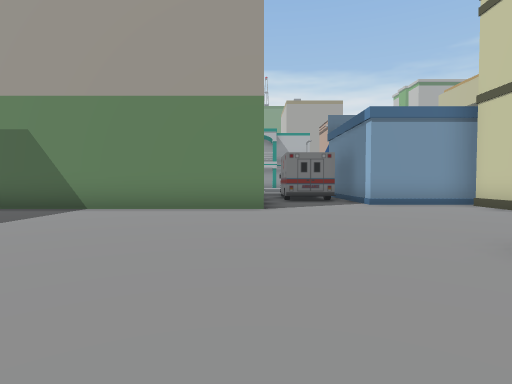
[1] (above)

24 first-person views from a walk through a 3-D level made in the Unity game engine. The camera is 1.2 m above the floor, tilts 2° down and sees 80° across. The floor is counted in squares, 2 m on a side. Each view is taken from the middle of a square. On the plan, view 1 faces up. The plan holds only what a view shows up to about 9 squares ahead; the rest is blank. The place goes on beyond the plan. Door leaves are left out, so doorways stand open. Some surface patterns are stand-ins.

[2]
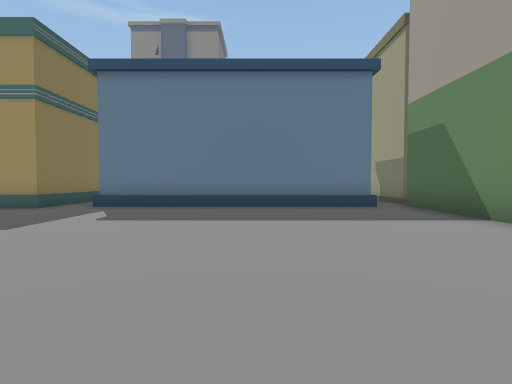

[3]
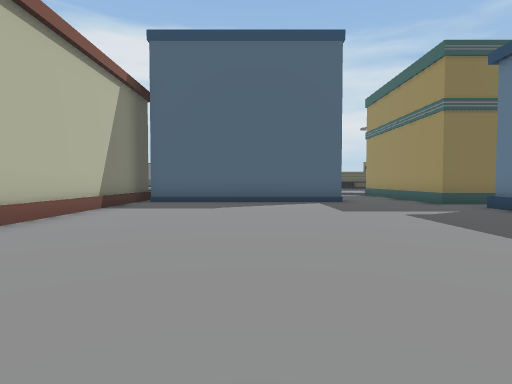

[4]
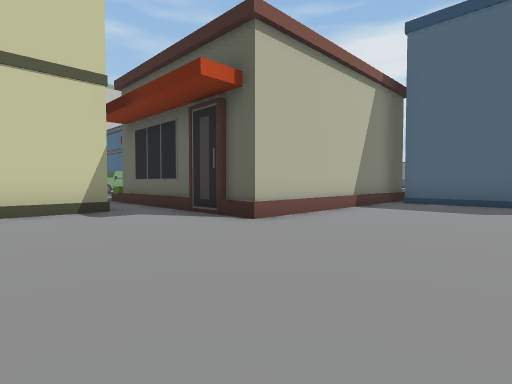

[5]
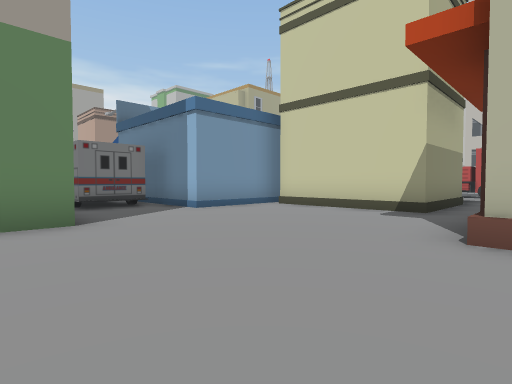

[6]
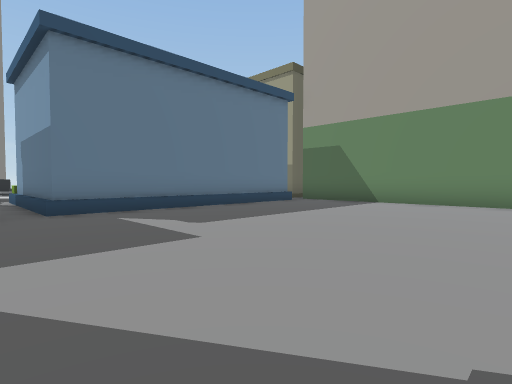

[7]
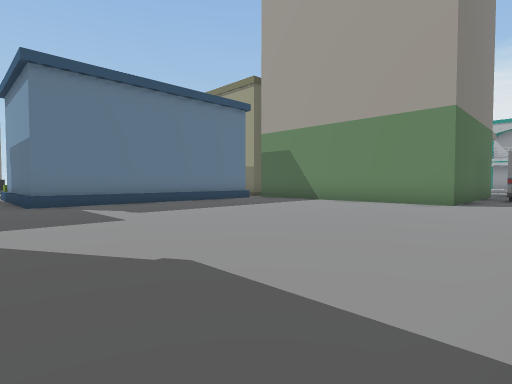

[8]
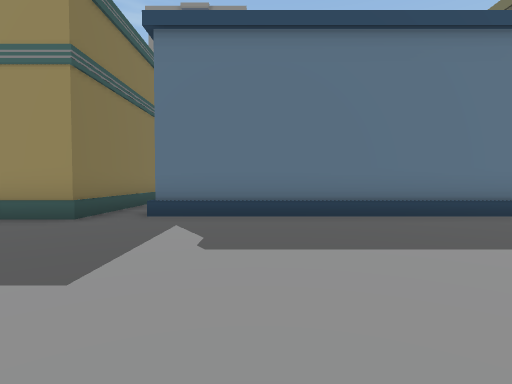

[9]
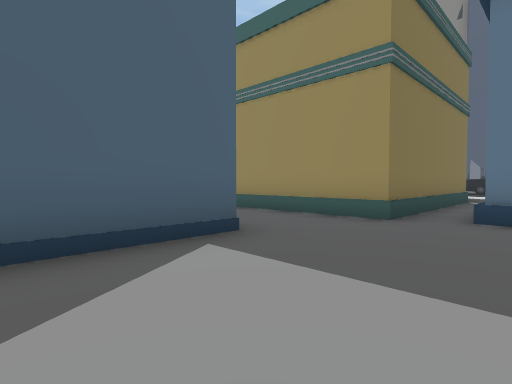

[10]
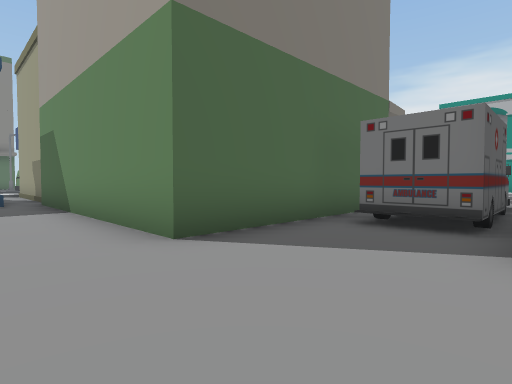

[11]
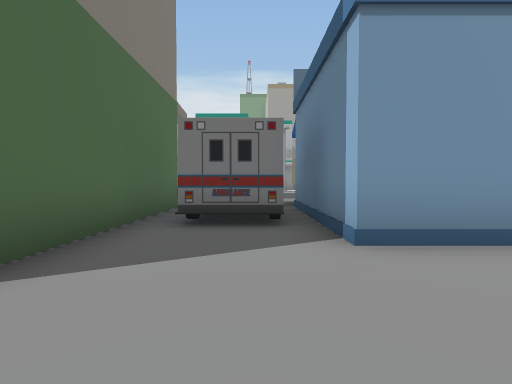

[12]
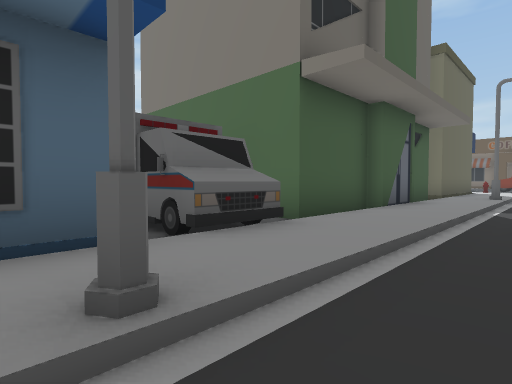

[13]
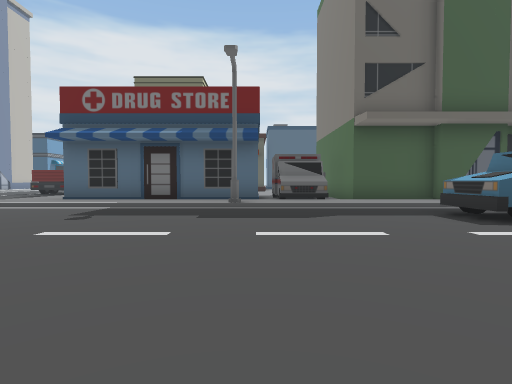

[14]
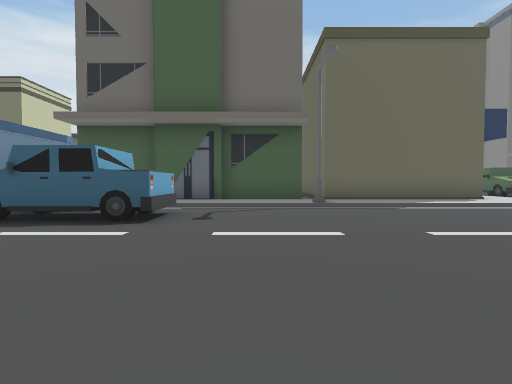

[15]
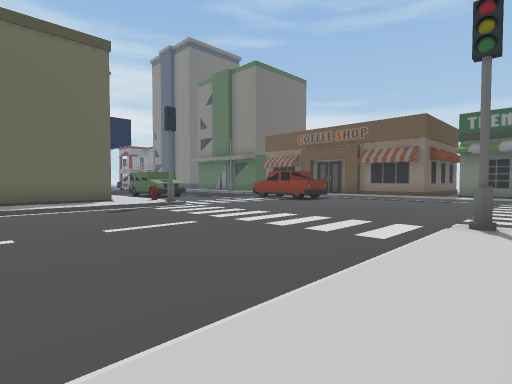

[16]
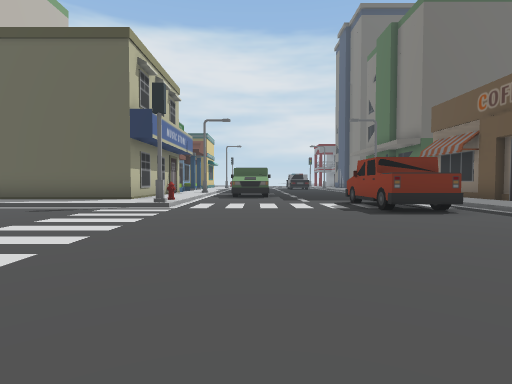

[17]
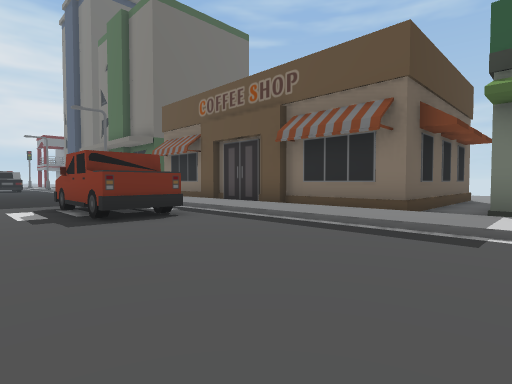

[18]
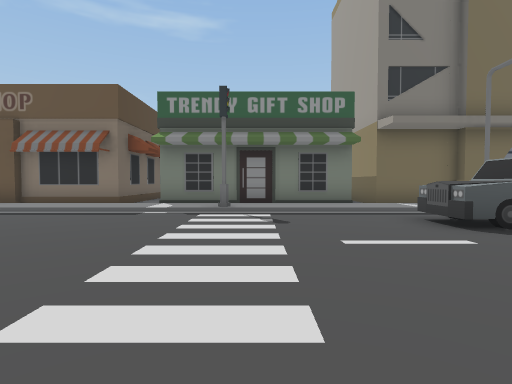

[19]
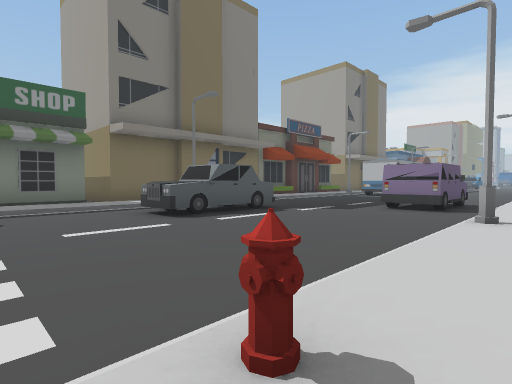

[20]
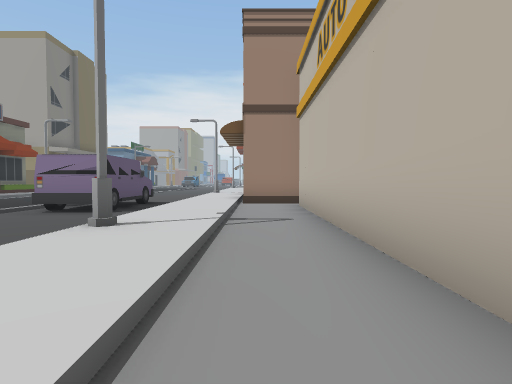

[21]
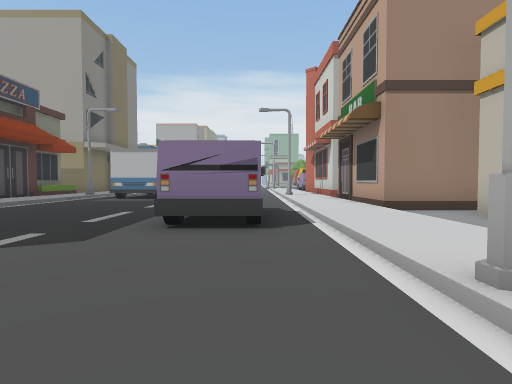

[22]
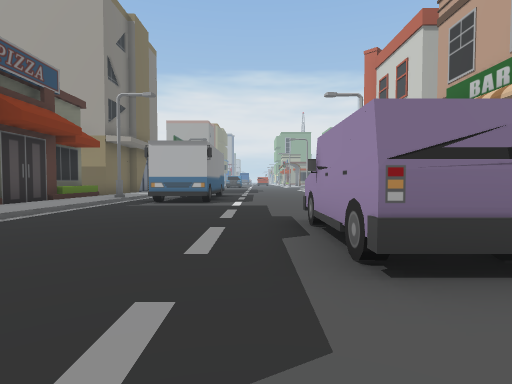

[23]
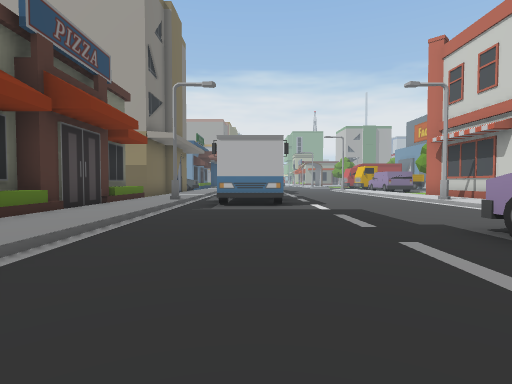

[24]
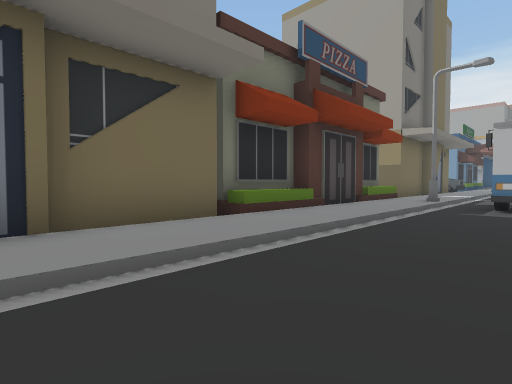

### Floor plan
Key: @ floor where view 1 was taken; # wall or solid block; x gap in a wall; . main floor; : floor 0.25 m higher than the main floor; / step, stairs or slope; O other object.
Columns run from 26 left of view 1 to 8 right of it. Each row starts with its distance up from view 1.
 38     O:OOO....O:#
 37     O:/OO..../:x
 36     O:/....../
 35     O:/....../:#
 34     O:/....../:#
 33     O:/....../:###
 32     O:/....OO/:..
 31     O:/....OO/:.O
 30     O:/....OO/:.O
 29     O:/....../:.O
 28     O   O..../:.O
 27     O O.O....O:.O
 26     O:/OO..../:.O
 25     #:/.O..../:.O
 24     #:/....../:.
 23     #:/......O:
 22     #:/....../:::::
 21     #:#......#/////  /       /
 20     #:/............ ...     ...
 19 /////:/.................   .....
 18 #####:/.................. .......
 17     #:/...........................
 16     #:/................OOO........
 15     #:/OO..............O O.........
 14     #:/OO....///////O/////////O////
 13     #:/ O....O:::::::::::::::::::::
 12     #:  O..../:#####OOOOOOOOO######
 11         ..                OOO#
 10         ..                OOO#
  9         ..                OOO#
  8                           O..####
  7                   ##OOOOOOO.....O
  6                    O/...........O
  5                    O/...........O
  4                    O/...........OOO
  3                    O/..............
  2                    O/........OOOOOO
  1                    O/........O
  0                 OOOO/.....@..O
 -1                //////........O
 -2                ######........O
 -3                     #..OOOO#OO

Where each view was taken, in squares from view 1:
view 1: 0 up, 0 right, facing up
view 2: 3 up, 1 right, facing left
view 3: 6 up, 1 left, facing down
view 4: 6 up, 1 left, facing down-right
view 5: 2 up, 1 left, facing up-right
view 6: 2 down, 0 right, facing up-left
view 7: 2 down, 2 right, facing up-left
view 8: 1 up, 1 left, facing left
view 9: 0 up, 1 left, facing down-left
view 10: 5 up, 3 right, facing up-left
view 11: 5 up, 2 right, facing up
view 12: 15 up, 4 right, facing down-left
view 13: 21 up, 3 right, facing down
view 14: 21 up, 5 left, facing down
view 15: 22 up, 8 left, facing down-left
view 16: 21 up, 15 left, facing down
view 17: 20 up, 16 left, facing down-left
view 18: 22 up, 13 left, facing left
view 19: 22 up, 12 left, facing up-left
view 20: 24 up, 11 left, facing up
view 21: 26 up, 14 left, facing up
view 22: 28 up, 16 left, facing up
view 23: 29 up, 18 left, facing up
view 24: 29 up, 18 left, facing up-left
